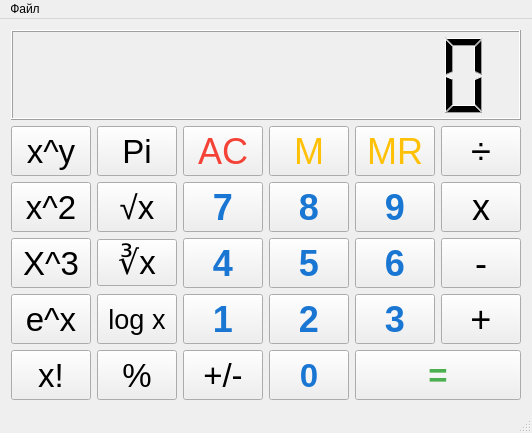
<?xml version="1.0" encoding="UTF-8"?>
<ui version="4.0">
 <class>MainWindow</class>
 <widget class="QMainWindow" name="MainWindow">
  <property name="geometry">
   <rect>
    <x>0</x>
    <y>0</y>
    <width>500</width>
    <height>433</height>
   </rect>
  </property>
  <property name="windowTitle">
   <string>Калькулятор</string>
  </property>
  <widget class="QWidget" name="centralWidget">
   <property name="sizePolicy">
    <sizepolicy hsizetype="Maximum" vsizetype="Maximum">
     <horstretch>0</horstretch>
     <verstretch>0</verstretch>
    </sizepolicy>
   </property>
   <layout class="QVBoxLayout" name="verticalLayout">
    <item>
     <widget class="QLCDNumber" name="lcdNumber">
      <property name="digitCount">
       <number>10</number>
      </property>
     </widget>
    </item>
    <item>
     <layout class="QGridLayout" name="gridLayout">
      <item row="1" column="6">
       <widget class="QPushButton" name="pushButton_mr">
        <property name="minimumSize">
         <size>
          <width>0</width>
          <height>50</height>
         </size>
        </property>
        <property name="font">
         <font>
          <pointsize>27</pointsize>
          <weight>50</weight>
          <bold>false</bold>
         </font>
        </property>
        <property name="styleSheet">
         <string notr="true">QPushButton {
   color: #FFC107;
}</string>
        </property>
        <property name="text">
         <string>MR</string>
        </property>
        <property name="shortcut">
         <string>R</string>
        </property>
       </widget>
      </item>
      <item row="1" column="3">
       <widget class="QPushButton" name="pushButton_ac">
        <property name="minimumSize">
         <size>
          <width>0</width>
          <height>50</height>
         </size>
        </property>
        <property name="font">
         <font>
          <pointsize>27</pointsize>
          <weight>50</weight>
          <bold>false</bold>
         </font>
        </property>
        <property name="styleSheet">
         <string notr="true">QPushButton {
    color: #f44336;
}</string>
        </property>
        <property name="text">
         <string>AC</string>
        </property>
        <property name="shortcut">
         <string>Esc</string>
        </property>
       </widget>
      </item>
      <item row="6" column="6" colspan="2">
       <widget class="QPushButton" name="pushButton_eq">
        <property name="minimumSize">
         <size>
          <width>0</width>
          <height>50</height>
         </size>
        </property>
        <property name="font">
         <font>
          <pointsize>25</pointsize>
          <weight>75</weight>
          <bold>true</bold>
         </font>
        </property>
        <property name="styleSheet">
         <string notr="true">QPushButton {
color: #4CAF50;
}</string>
        </property>
        <property name="text">
         <string>=</string>
        </property>
        <property name="shortcut">
         <string>Return</string>
        </property>
       </widget>
      </item>
      <item row="2" column="3">
       <widget class="QPushButton" name="pushButton_n7">
        <property name="minimumSize">
         <size>
          <width>0</width>
          <height>50</height>
         </size>
        </property>
        <property name="font">
         <font>
          <pointsize>27</pointsize>
          <weight>75</weight>
          <bold>true</bold>
         </font>
        </property>
        <property name="styleSheet">
         <string notr="true">QPushButton {
color: #1976D2;
}</string>
        </property>
        <property name="text">
         <string>7</string>
        </property>
        <property name="shortcut">
         <string>7</string>
        </property>
       </widget>
      </item>
      <item row="2" column="7">
       <widget class="QPushButton" name="pushButton_mul">
        <property name="minimumSize">
         <size>
          <width>0</width>
          <height>50</height>
         </size>
        </property>
        <property name="font">
         <font>
          <pointsize>27</pointsize>
          <weight>50</weight>
          <bold>false</bold>
         </font>
        </property>
        <property name="text">
         <string>x</string>
        </property>
        <property name="shortcut">
         <string>*</string>
        </property>
       </widget>
      </item>
      <item row="3" column="4">
       <widget class="QPushButton" name="pushButton_n5">
        <property name="minimumSize">
         <size>
          <width>0</width>
          <height>50</height>
         </size>
        </property>
        <property name="font">
         <font>
          <pointsize>27</pointsize>
          <weight>75</weight>
          <bold>true</bold>
         </font>
        </property>
        <property name="styleSheet">
         <string notr="true">QPushButton {
color: #1976D2;
}</string>
        </property>
        <property name="text">
         <string>5</string>
        </property>
        <property name="shortcut">
         <string>5</string>
        </property>
       </widget>
      </item>
      <item row="4" column="6">
       <widget class="QPushButton" name="pushButton_n3">
        <property name="minimumSize">
         <size>
          <width>0</width>
          <height>50</height>
         </size>
        </property>
        <property name="font">
         <font>
          <pointsize>27</pointsize>
          <weight>75</weight>
          <bold>true</bold>
         </font>
        </property>
        <property name="styleSheet">
         <string notr="true">QPushButton {
color: #1976D2;
}</string>
        </property>
        <property name="text">
         <string>3</string>
        </property>
        <property name="shortcut">
         <string>3</string>
        </property>
       </widget>
      </item>
      <item row="2" column="6">
       <widget class="QPushButton" name="pushButton_n9">
        <property name="minimumSize">
         <size>
          <width>0</width>
          <height>50</height>
         </size>
        </property>
        <property name="font">
         <font>
          <pointsize>27</pointsize>
          <weight>75</weight>
          <bold>true</bold>
         </font>
        </property>
        <property name="styleSheet">
         <string notr="true">QPushButton {
color: #1976D2;
}</string>
        </property>
        <property name="text">
         <string>9</string>
        </property>
        <property name="shortcut">
         <string>9</string>
        </property>
       </widget>
      </item>
      <item row="3" column="7">
       <widget class="QPushButton" name="pushButton_sub">
        <property name="minimumSize">
         <size>
          <width>0</width>
          <height>50</height>
         </size>
        </property>
        <property name="font">
         <font>
          <pointsize>27</pointsize>
          <weight>50</weight>
          <bold>false</bold>
         </font>
        </property>
        <property name="text">
         <string>-</string>
        </property>
        <property name="shortcut">
         <string>-</string>
        </property>
       </widget>
      </item>
      <item row="1" column="4">
       <widget class="QPushButton" name="pushButton_m">
        <property name="minimumSize">
         <size>
          <width>0</width>
          <height>50</height>
         </size>
        </property>
        <property name="font">
         <font>
          <pointsize>27</pointsize>
          <weight>50</weight>
          <bold>false</bold>
         </font>
        </property>
        <property name="styleSheet">
         <string notr="true">QPushButton {
   color: #FFC107;
}</string>
        </property>
        <property name="text">
         <string>M</string>
        </property>
        <property name="shortcut">
         <string>M</string>
        </property>
       </widget>
      </item>
      <item row="4" column="3">
       <widget class="QPushButton" name="pushButton_n1">
        <property name="minimumSize">
         <size>
          <width>0</width>
          <height>50</height>
         </size>
        </property>
        <property name="font">
         <font>
          <pointsize>27</pointsize>
          <weight>75</weight>
          <bold>true</bold>
         </font>
        </property>
        <property name="styleSheet">
         <string notr="true">QPushButton {
color: #1976D2;
}</string>
        </property>
        <property name="text">
         <string>1</string>
        </property>
        <property name="shortcut">
         <string>1</string>
        </property>
       </widget>
      </item>
      <item row="6" column="4">
       <widget class="QPushButton" name="pushButton_n0">
        <property name="minimumSize">
         <size>
          <width>0</width>
          <height>50</height>
         </size>
        </property>
        <property name="font">
         <font>
          <pointsize>25</pointsize>
          <weight>75</weight>
          <bold>true</bold>
         </font>
        </property>
        <property name="styleSheet">
         <string notr="true">QPushButton {
color: #1976D2;
}</string>
        </property>
        <property name="text">
         <string>0</string>
        </property>
        <property name="shortcut">
         <string>0</string>
        </property>
       </widget>
      </item>
      <item row="3" column="3">
       <widget class="QPushButton" name="pushButton_n4">
        <property name="minimumSize">
         <size>
          <width>0</width>
          <height>50</height>
         </size>
        </property>
        <property name="font">
         <font>
          <pointsize>27</pointsize>
          <weight>75</weight>
          <bold>true</bold>
         </font>
        </property>
        <property name="styleSheet">
         <string notr="true">QPushButton {
color: #1976D2;
}</string>
        </property>
        <property name="text">
         <string>4</string>
        </property>
        <property name="shortcut">
         <string>4</string>
        </property>
       </widget>
      </item>
      <item row="4" column="4">
       <widget class="QPushButton" name="pushButton_n2">
        <property name="minimumSize">
         <size>
          <width>0</width>
          <height>50</height>
         </size>
        </property>
        <property name="font">
         <font>
          <pointsize>27</pointsize>
          <weight>75</weight>
          <bold>true</bold>
         </font>
        </property>
        <property name="styleSheet">
         <string notr="true">QPushButton {
color: #1976D2;
}</string>
        </property>
        <property name="text">
         <string>2</string>
        </property>
        <property name="shortcut">
         <string>2</string>
        </property>
       </widget>
      </item>
      <item row="1" column="7">
       <widget class="QPushButton" name="pushButton_div">
        <property name="minimumSize">
         <size>
          <width>0</width>
          <height>50</height>
         </size>
        </property>
        <property name="font">
         <font>
          <pointsize>27</pointsize>
          <weight>50</weight>
          <bold>false</bold>
         </font>
        </property>
        <property name="text">
         <string>÷</string>
        </property>
        <property name="shortcut">
         <string>/</string>
        </property>
       </widget>
      </item>
      <item row="3" column="6">
       <widget class="QPushButton" name="pushButton_n6">
        <property name="minimumSize">
         <size>
          <width>0</width>
          <height>50</height>
         </size>
        </property>
        <property name="font">
         <font>
          <pointsize>27</pointsize>
          <weight>75</weight>
          <bold>true</bold>
         </font>
        </property>
        <property name="styleSheet">
         <string notr="true">QPushButton {
color: #1976D2;
}</string>
        </property>
        <property name="text">
         <string>6</string>
        </property>
        <property name="shortcut">
         <string>6</string>
        </property>
       </widget>
      </item>
      <item row="4" column="7">
       <widget class="QPushButton" name="pushButton_add">
        <property name="minimumSize">
         <size>
          <width>0</width>
          <height>50</height>
         </size>
        </property>
        <property name="font">
         <font>
          <pointsize>27</pointsize>
          <weight>50</weight>
          <bold>false</bold>
         </font>
        </property>
        <property name="text">
         <string>+</string>
        </property>
        <property name="shortcut">
         <string>+</string>
        </property>
       </widget>
      </item>
      <item row="2" column="4">
       <widget class="QPushButton" name="pushButton_n8">
        <property name="minimumSize">
         <size>
          <width>0</width>
          <height>50</height>
         </size>
        </property>
        <property name="font">
         <font>
          <pointsize>27</pointsize>
          <weight>75</weight>
          <bold>true</bold>
         </font>
        </property>
        <property name="styleSheet">
         <string notr="true">QPushButton {
color: #1976D2;
}</string>
        </property>
        <property name="text">
         <string>8</string>
        </property>
        <property name="shortcut">
         <string>8</string>
        </property>
       </widget>
      </item>
      <item row="6" column="3">
       <widget class="QPushButton" name="pushButton_inv">
        <property name="minimumSize">
         <size>
          <width>0</width>
          <height>50</height>
         </size>
        </property>
        <property name="font">
         <font>
          <pointsize>25</pointsize>
         </font>
        </property>
        <property name="text">
         <string>+/-</string>
        </property>
       </widget>
      </item>
      <item row="6" column="2">
       <widget class="QPushButton" name="pushButton_pc">
        <property name="minimumSize">
         <size>
          <width>0</width>
          <height>50</height>
         </size>
        </property>
        <property name="font">
         <font>
          <pointsize>25</pointsize>
          <weight>50</weight>
          <bold>false</bold>
         </font>
        </property>
        <property name="text">
         <string>%</string>
        </property>
        <property name="shortcut">
         <string>%</string>
        </property>
       </widget>
      </item>
      <item row="1" column="2">
       <widget class="QPushButton" name="pushButton_pi">
        <property name="minimumSize">
         <size>
          <width>0</width>
          <height>50</height>
         </size>
        </property>
        <property name="sizeIncrement">
         <size>
          <width>0</width>
          <height>0</height>
         </size>
        </property>
        <property name="font">
         <font>
          <pointsize>25</pointsize>
         </font>
        </property>
        <property name="text">
         <string>Pi</string>
        </property>
       </widget>
      </item>
      <item row="1" column="1">
       <widget class="QPushButton" name="pushButton_ste">
        <property name="minimumSize">
         <size>
          <width>0</width>
          <height>50</height>
         </size>
        </property>
        <property name="sizeIncrement">
         <size>
          <width>0</width>
          <height>0</height>
         </size>
        </property>
        <property name="font">
         <font>
          <pointsize>25</pointsize>
         </font>
        </property>
        <property name="text">
         <string>x^y</string>
        </property>
       </widget>
      </item>
      <item row="2" column="2">
       <widget class="QPushButton" name="pushButton_root1">
        <property name="minimumSize">
         <size>
          <width>0</width>
          <height>50</height>
         </size>
        </property>
        <property name="font">
         <font>
          <pointsize>25</pointsize>
          <weight>50</weight>
          <bold>false</bold>
         </font>
        </property>
        <property name="text">
         <string>√x</string>
        </property>
       </widget>
      </item>
      <item row="2" column="1">
       <widget class="QPushButton" name="pushButton_pow1">
        <property name="minimumSize">
         <size>
          <width>0</width>
          <height>50</height>
         </size>
        </property>
        <property name="sizeIncrement">
         <size>
          <width>0</width>
          <height>0</height>
         </size>
        </property>
        <property name="font">
         <font>
          <pointsize>25</pointsize>
         </font>
        </property>
        <property name="text">
         <string>x^2</string>
        </property>
       </widget>
      </item>
      <item row="3" column="1">
       <widget class="QPushButton" name="pushButton_pow2">
        <property name="minimumSize">
         <size>
          <width>0</width>
          <height>50</height>
         </size>
        </property>
        <property name="font">
         <font>
          <pointsize>25</pointsize>
         </font>
        </property>
        <property name="text">
         <string>X^3</string>
        </property>
       </widget>
      </item>
      <item row="3" column="2">
       <widget class="QPushButton" name="pushButton_root2">
        <property name="sizeIncrement">
         <size>
          <width>0</width>
          <height>50</height>
         </size>
        </property>
        <property name="font">
         <font>
          <pointsize>25</pointsize>
         </font>
        </property>
        <property name="text">
         <string>∛x</string>
        </property>
       </widget>
      </item>
      <item row="6" column="1">
       <widget class="QPushButton" name="pushButton_fact">
        <property name="minimumSize">
         <size>
          <width>0</width>
          <height>50</height>
         </size>
        </property>
        <property name="font">
         <font>
          <pointsize>25</pointsize>
         </font>
        </property>
        <property name="text">
         <string>x!</string>
        </property>
       </widget>
      </item>
      <item row="4" column="1">
       <widget class="QPushButton" name="pushButton_exp">
        <property name="minimumSize">
         <size>
          <width>0</width>
          <height>50</height>
         </size>
        </property>
        <property name="font">
         <font>
          <pointsize>25</pointsize>
         </font>
        </property>
        <property name="text">
         <string>e^x</string>
        </property>
       </widget>
      </item>
      <item row="4" column="2">
       <widget class="QPushButton" name="pushButton_log">
        <property name="minimumSize">
         <size>
          <width>0</width>
          <height>50</height>
         </size>
        </property>
        <property name="font">
         <font>
          <pointsize>20</pointsize>
         </font>
        </property>
        <property name="text">
         <string>log x</string>
        </property>
       </widget>
      </item>
     </layout>
    </item>
   </layout>
  </widget>
  <widget class="QMenuBar" name="menuBar">
   <property name="geometry">
    <rect>
     <x>0</x>
     <y>0</y>
     <width>500</width>
     <height>21</height>
    </rect>
   </property>
   <widget class="QMenu" name="menuFIle">
    <property name="title">
     <string>Файл</string>
    </property>
    <addaction name="actionReset"/>
    <addaction name="actionExit"/>
   </widget>
   <addaction name="menuFIle"/>
  </widget>
  <widget class="QStatusBar" name="statusBar"/>
  <action name="actionExit">
   <property name="text">
    <string>Выйти</string>
   </property>
   <property name="shortcut">
    <string>Ctrl+Q</string>
   </property>
  </action>
  <action name="actionReset">
   <property name="text">
    <string>Перезапуск</string>
   </property>
   <property name="shortcut">
    <string>Ctrl+R</string>
   </property>
  </action>
 </widget>
 <layoutdefault spacing="6" margin="11"/>
 <resources/>
 <connections/>
</ui>
